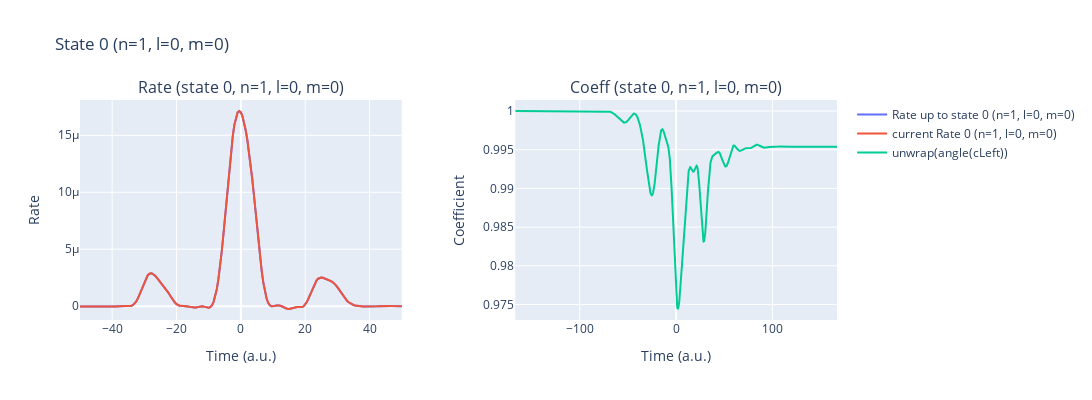

The notebook cell this image was saved under:
### Code cell
%autoreload
params_2 = {
    'E_g': 0.5, 
    'αPol': 4.51, 
    'div_p':2**-4*32, 
    'div_theta':1*8,
    'lam0': 450, 
    'intensity': 8e13, 
    'cep': 0,
    'excitedStates': 1, 
    'coeffType': 'numerical', 
    'gauge': 'length', 
    'get_p_only': True, 
    'only_c0_is_1_rest_normal': True,
    'delay': None, 
    'plotting': True
}

laser_pulses.add_pulse(params_2['lam0'], params_2['intensity'], params_2['cep'], params_2['lam0']/ AtomicUnits.nm / AtomicUnits.speed_of_light)
t_min, t_max = laser_pulses.get_time_interval()
time_recon_2= np.arange(int(t_min), int(t_max)+1, 0.5)

rateExcited_2 = IonRate(time_recon_2, laser_pulses, params_2, dT=0.5/4, kernel_type='exact_SFA', excitedStates=True)
laser_pulses.reset()

### Figure 1 — Plotly figure (JSON) as saved in the notebook; plotly's stock layout.template omitted (floating-point values rounded to 4 significant figures; data arrays with more than 128 entries replaced by an {"elided": "..."} marker saying what was removed)
{"data": [{"mode": "lines", "name": "Rate up to state 0 (n=1, l=0, m=0)", "type": "scatter", "x": {"elided": "666 float values"}, "xaxis": "x", "y": {"elided": "666 float values"}, "yaxis": "y"}, {"mode": "lines", "name": "current Rate 0 (n=1, l=0, m=0)", "type": "scatter", "x": {"elided": "666 float values"}, "xaxis": "x", "y": {"elided": "666 float values"}, "yaxis": "y"}, {"mode": "lines", "name": "unwrap(angle(cLeft))", "type": "scatter", "x": {"elided": "2671 float values"}, "xaxis": "x2", "y": {"elided": "2671 float values"}, "yaxis": "y2"}], "layout": {"annotations": [{"font": {"size": 16}, "showarrow": false, "text": "Rate (state 0, n=1, l=0, m=0)", "x": 0.2125, "xanchor": "center", "xref": "paper", "y": 1, "yanchor": "bottom", "yref": "paper"}, {"font": {"size": 16}, "showarrow": false, "text": "Coeff (state 0, n=1, l=0, m=0)", "x": 0.7875, "xanchor": "center", "xref": "paper", "y": 1, "yanchor": "bottom", "yref": "paper"}], "height": 400, "title": {"text": "State 0 (n=1, l=0, m=0)"}, "width": 1200, "xaxis": {"anchor": "y", "domain": [0, 0.425], "range": [-50, 50], "title": {"text": "Time (a.u.)"}}, "xaxis2": {"anchor": "y2", "domain": [0.575, 1], "title": {"text": "Time (a.u.)"}}, "yaxis": {"anchor": "x", "domain": [0, 1], "title": {"text": "Rate"}}, "yaxis2": {"anchor": "x2", "domain": [0, 1], "title": {"text": "Coefficient"}}}}
